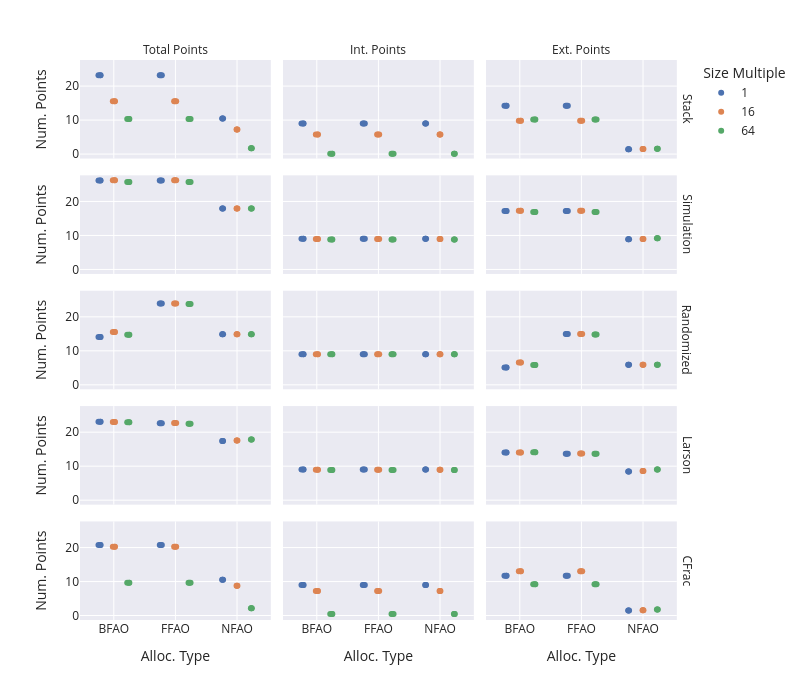

Notebook code cell kept with this figure:
### Markdown cell above
# Overview of internal fragmentation of the trace and the trace groups

### Code cell
import plotly.express as px
metrics_int = [
    IntFragConstants.relative.value,
    IntFragConstants.WJ_max.value,
    IntFragConstants.WJ_reserved_upper.value,
]

metrics_ext = [
    ExtFragConstants.Relative_PV.value,
    ExtFragConstants.LFB_PV.value,
    ExtFragConstants.WJ_alloc_reserved_upper.value,
    ExtFragConstants.WJ_req_reserved_upper.value,
    ExtFragConstants.WJ_alloc_max.value,
    ExtFragConstants.WJ_req_max.value,
]


METRICS_FILTER_T = [
    'model_identifier',
    'trace_group_identifier',
    'trace_identifier',
    'model_variables_allocator_identifier',
    'model_config_size_multiple',
]

METRIC_FILTER_TG = [
    'model_identifier',
    'trace_group_identifier',
    'model_variables_allocator_identifier',
    'model_config_size_multiple',
]

METRIC_FILTER_TOTAL = [
    'model_identifier',
    'model_variables_allocator_identifier',
    'model_config_size_multiple',
]

RENAME_SM = "Size mult"
RENAME_ALLOC_ID = 'Alloc ID'

print(f"Amt of total fragmentation metrics: {len(metrics_int + metrics_ext)}")
print(f"Amt of internal fragmentation metrics: {len(metrics_int)}")
print(f"Amt of external fragmentation metrics: {len(metrics_ext)}")

amt_tg = 5
traces_per_tg = 3
point_per_metric = 1

max_points_int_t = len(metrics_int) * point_per_metric
max_points_ext_t = len(metrics_ext) * point_per_metric
max_points_total_t = max_points_int_t + max_points_ext_t
max_points_int_tg = traces_per_tg * max_points_int_t
max_points_ext_tg = traces_per_tg * max_points_ext_t
max_points_total_tg = max_points_int_tg + max_points_ext_tg
max_points_int = max_points_int_tg * amt_tg
max_points_ext = max_points_ext_tg * amt_tg
max_points_total = max_points_int + max_points_ext


df_points = df_model_points[df_model_points.columns.intersection([*metrics_int, *metrics_ext, *METRICS_FILTER_T])]
df_points_int = df_model_points[df_model_points.columns.intersection([*metrics_int, *METRICS_FILTER_T])]
df_points_ext = df_model_points[df_model_points.columns.intersection([*metrics_ext, *METRICS_FILTER_T])]

# Points with size multiples, utility dataframes.
df_points_exsm = df_points.copy().drop('model_config_size_multiple', axis=1)
df_points_int_exsm = df_points_int.drop('model_config_size_multiple', axis=1)
df_points_ext_exsm = df_points_ext.drop('model_config_size_multiple', axis=1)

# Get all unique model identifiers and trace group identifiers for the points dataframes.
df_mf_model_identifier: pd.DataFrame = df_points[METRIC_FILTER_TOTAL].drop_duplicates()
df_mf_tg: pd.DataFrame = df_points[METRICS_FILTER_T].drop_duplicates()

# Total amount of points scored, grouped by model identifier, and sorted by points scored.
df_points_total = df_points_exsm.groupby(['model_identifier']).sum(numeric_only=True).sum(numeric_only=True, axis=1).to_frame("points_total").sort_values(ascending=False, by='points_total')
df_points_total_int = df_points_int_exsm.groupby(['model_identifier']).sum(numeric_only=True).sum(numeric_only=True, axis=1).to_frame("points_int").sort_values(ascending=False, by='points_int')
df_points_total_ext = df_points_ext_exsm.groupby(['model_identifier']).sum(numeric_only=True).sum(numeric_only=True, axis=1).to_frame("points_ext").sort_values(ascending=False, by='points_ext')

# Total amount of ideal points scored, grouped by model identifier, and sorted by points scored.
df_points_ideal_total = df_points_total.apply(lambda row: row['points_total']- max_points_total, axis=1).to_frame("ideal_total")
df_points_ideal_int = df_points_total_int.apply(lambda row: row['points_int'] - max_points_int, axis=1).to_frame("ideal_int")
df_points_ideal_ext = df_points_total_ext.apply(lambda row: row['points_ext'] - max_points_ext, axis=1).to_frame("ideal_ext")

# Total amount of ideal points scored, as a percentage of the maximum points scored, grouped by model identifier, and sorted by points scored.
df_points_ideal_total_perc = df_points_total.apply(lambda row: (row['points_total']- max_points_total)*100/max_points_total, axis=1).to_frame("ideal_total_perc")
df_points_ideal_int_perc = df_points_total_int.apply(lambda row: (row['points_int'] - max_points_int)*100/max_points_int, axis=1).to_frame("ideal_int_perc")
df_points_ideal_ext_perc = df_points_total_ext.apply(lambda row: (row['points_ext'] - max_points_ext)*100/max_points_ext, axis=1).to_frame("ideal_ext_perc")

# Points grouped by trace group and model identifier, and sorted by points scored. 
df_points_tgs = df_points_exsm.groupby(['trace_group_identifier', 'model_identifier']).sum(numeric_only=True).sum(numeric_only=True, axis=1).to_frame("points_total").sort_values(ascending=False, by=['trace_group_identifier', 'points_total', 'model_identifier'])
df_points_tgs_int = df_points_int_exsm.groupby(['trace_group_identifier','model_identifier']).sum(numeric_only=True).sum(numeric_only=True, axis=1).to_frame("points_int").sort_values(ascending=False, by=['trace_group_identifier', 'points_int', 'model_identifier'])
df_points_tgs_ext = df_points_ext_exsm.groupby(['trace_group_identifier','model_identifier']).sum(numeric_only=True).sum(numeric_only=True, axis=1).to_frame("points_ext").sort_values(ascending=False, by=['trace_group_identifier', 'points_ext', 'model_identifier'])

df_points_tgs_overview = pd.merge(df_points_tgs, df_points_tgs_int, on=['trace_group_identifier', 'model_identifier']).merge(df_points_tgs_ext, on=['trace_group_identifier', 'model_identifier'])

df_points_overview_points = df_points_total.merge(df_points_total_int, on='model_identifier').merge(df_points_total_ext, on='model_identifier')
df_points_overview_points = df_points_overview_points.merge(df_mf_model_identifier, on='model_identifier')[[
    *METRIC_FILTER_TOTAL,
    *[e for e in df_points_overview_points.columns.to_list() if e not in METRIC_FILTER_TOTAL]
]]

# Ideal points overview
df_points_overview_ideal = df_points_ideal_total.merge(df_points_ideal_int, on='model_identifier').merge(df_points_ideal_ext, on='model_identifier')
df_points_overview_ideal = df_points_overview_ideal.merge(df_mf_model_identifier, on='model_identifier')[[
    *METRIC_FILTER_TOTAL,
    *[e for e in df_points_overview_ideal.columns.to_list() if e not in METRIC_FILTER_TOTAL]
]]

# Ideal points overview as a percentage of the maximum points scored.
df_points_overview_ideal_perc = df_points_ideal_total_perc.merge(df_points_ideal_int_perc, on='model_identifier').merge(df_points_ideal_ext_perc, on='model_identifier')
df_points_overview_ideal_perc = df_points_overview_ideal_perc.merge(df_mf_model_identifier, on='model_identifier')[[
    *METRIC_FILTER_TOTAL,
    *[e for e in df_points_overview_ideal_perc.columns.to_list() if e not in METRIC_FILTER_TOTAL]
]]

df_points_overview_total = pd.merge(df_points_overview_points, df_points_overview_ideal, on=METRIC_FILTER_TOTAL).merge(df_points_overview_ideal_perc, on=METRIC_FILTER_TOTAL)

# Merge together the total points, internal points, and external points dataframes, and keep only the relevant columns.
df_3x3_total = df_points_total.merge(df_points_total_int, on=['model_identifier']).merge(df_points_total_ext, on=['model_identifier']).merge(df_mf_model_identifier, on=['model_identifier'])
df_3x3_total = df_3x3_total[[
    *METRIC_FILTER_TOTAL,
    *[e for e in df_3x3_total.columns.to_list() if e not in METRIC_FILTER_TOTAL]
]]

POINTS_OPTIONS = [
    'points_total',
    'points_int',
    'points_ext'
]


df_3x3_total = df_3x3_total.melt(
    id_vars=[c for c in df_3x3_total.columns.to_list() if c not in POINTS_OPTIONS],
    value_vars=POINTS_OPTIONS,
    var_name='point_type',
    value_name='point_value'
)
df_3x3_total['model_config_size_multiple'] = df_3x3_total['model_config_size_multiple'].apply(lambda x: str(x))


POINTS_OPTIONS = [
    'points_total',
    'points_int',
    'points_ext'
]

# Create a new dataframe for the total points analysis. Group by model and tracegroup, and sum the total points metrics.
# Then merge with the model identifier dataframe to get the allocator and size multiple information back.
df_3x3_total_mixed = df_points_tgs_overview.merge(df_mf_tg, on=['trace_group_identifier','model_identifier'])
df_3x3_total_mixed = df_3x3_total_mixed[[
    *METRIC_FILTER_TG,
    *[e for e in df_3x3_total_mixed.columns.to_list() if e not in METRIC_FILTER_TG]
]]
df_3x3_total_mixed = df_3x3_total_mixed.melt(
    id_vars=[c for c in df_3x3_total_mixed.columns.to_list() if c not in POINTS_OPTIONS],
    value_vars=POINTS_OPTIONS,
    var_name='point_type',
    value_name='point_value'
)
df_3x3_total_mixed['model_config_size_multiple'] = df_3x3_total_mixed['model_config_size_multiple'].apply(lambda x: str(x))

# Create a 3x3 plot of the total points scored, grouped by model identifier, and sorted by points scored.
fig_3x3_total_mixed = px.strip(df_3x3_total_mixed.copy(), 
                               labels=PLOT_RENAME_MAPPING, 
                               x='model_variables_allocator_identifier', 
                               y='point_value', 
                               facet_col='point_type',
                               facet_row='trace_group_identifier',  
                               title="", 
                               color='model_config_size_multiple')
fig_3x3_total_mixed.update_layout(width=800, height=700)
fig_3x3_total_mixed.for_each_annotation(lambda a: a.update(text=a.text.split("=")[-1]))
fig_3x3_total_mixed.for_each_annotation(lambda a: a.update(text=PLOT_RENAME_MAPPING.get(a.text)))

# Overall Findings, portable to latex. Summariz the points scored for total, internal and external fragmentation.
print(df_points_overview_total.to_string()) # Handy for overview, but too big for analysis
latex_copy: pd.DataFrame = df_points_overview_total.copy()
float_cols = latex_copy.select_dtypes(include=['float']).columns
latex_version = latex_copy.style \
                        .format("{:.1f}", subset=float_cols, escape="latex") \
                        .relabel_index(latex_copy.columns.map(lambda x: PLOT_RENAME_MAPPING[x]), axis=1) \
                        .hide(["model_identifier"], axis=1) \
                        .hide(axis="index") \
                        .to_latex(hrules=True)
print("\n" + latex_version)

fig_3x3_total_mixed.show()

if update_figures:
    save_fig_to_pdf(fig_3x3_total_mixed, f"{images_folder}/total_points.pdf")
